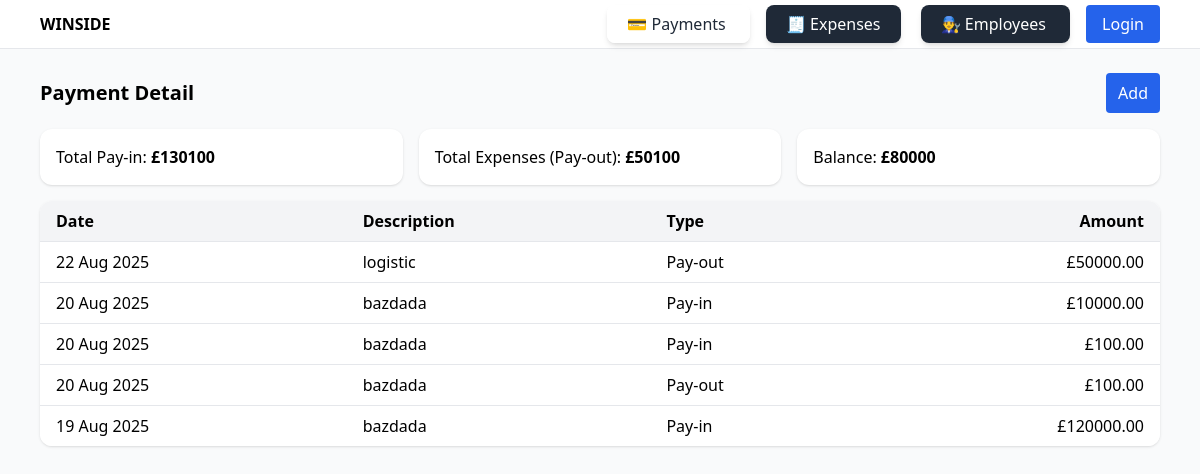
/payments/, run on an earlier commit of the app's database.
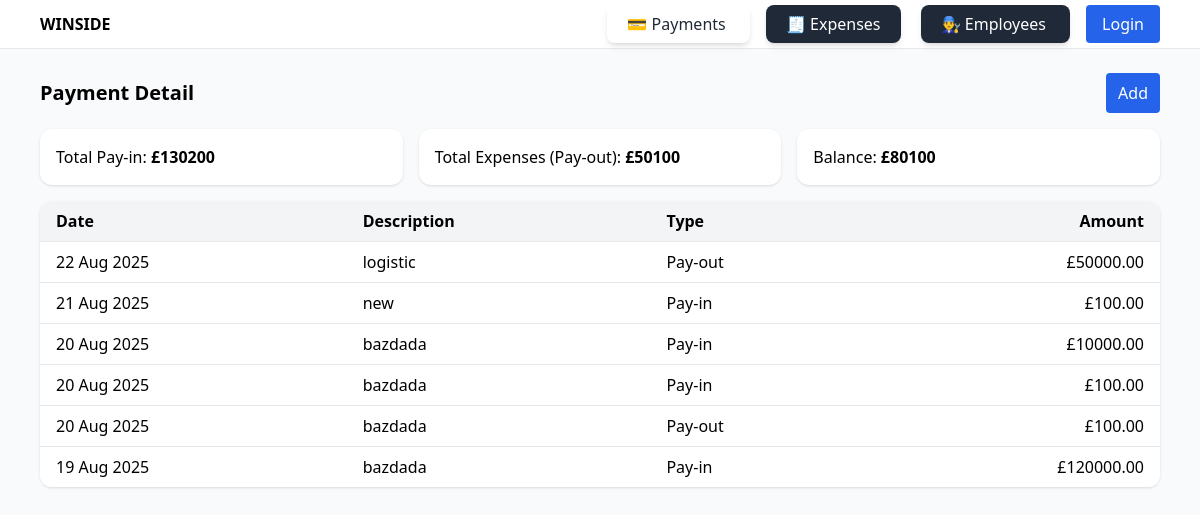
And on a later commit of the database.
### payments/models.py (models this page shows, shortened)
class Payment(models.Model):
    TYPE_CHOICES = [('IN','Pay-in'), ('OUT','Pay-out')]
    date = models.DateField()
    description = models.CharField(max_length=255)
    amount = models.DecimalField(max_digits=12, decimal_places=2)
    type = models.CharField(max_length=3, choices=TYPE_CHOICES, default='IN')
    class Meta: ordering = ['-date','-id']

### payments/views.py (the view)
# urls.py: path("", PaymentList.as_view(), name="list"),
class PaymentList(ListView):
    model = Payment
    template_name = 'payments/list.html'
    context_object_name = 'items'
    def get_context_data(self, **kwargs):
        ctx = super().get_context_data(**kwargs)
        payin = Payment.objects.filter(type='IN').aggregate(total=Sum('amount'))['total'] or 0
        payout = Payment.objects.filter(type='OUT').aggregate(total=Sum('amount'))['total'] or 0
        balance = payin - payout
        ctx.update({'total_payin': payin, 'total_payout': payout, 'balance': balance})
        return ctx

### payments/templates/payments/list.html (shortened to what this page needs)
{% extends 'base.html' %}
{% block content %}
<div class="flex items-center justify-between">
  <h1 class="text-xl font-semibold">Payment Detail</h1>
  <a href="{% url 'payments:create' %}" class="px-3 py-2 rounded bg-blue-600 text-white">Add</a>
</div>
<div class="grid grid-cols-1 md:grid-cols-3 gap-4 my-4">
  <div class="bg-white p-4 rounded-xl shadow">Total Pay-in: <strong>£{{ total_payin|default:0 }}</strong></div>
  <div class="bg-white p-4 rounded-xl shadow">Total Expenses (Pay-out): <strong>£{{ total_payout|default:0 }}</strong></div>
  <div class="bg-white p-4 rounded-xl shadow">Balance: <strong>£{{ balance|default:0 }}</strong></div>
</div>
<div class="bg-white rounded-xl shadow overflow-hidden">
  <table class="min-w-full divide-y">
    <thead class="bg-gray-100"><tr>
      <th class="px-4 py-2 text-left">Date</th>
      <th class="px-4 py-2 text-left">Description</th>
      <th class="px-4 py-2 text-left">Type</th>
      <th class="px-4 py-2 text-right">Amount</th>
    </tr></thead>
    <tbody class="divide-y">
    {% for i in items %}
      <tr class="bg-white">
        <td class="px-4 py-2">{{ i.date }}</td>
        <td class="px-4 py-2">{{ i.description }}</td>
        <td class="px-4 py-2">{{ i.get_type_display }}</td>
        <td class="px-4 py-2 text-right">£{{ i.amount }}</td>
      </tr>
    {% empty %}
      <tr><td colspan="4" class="px-4 py-6 text-center text-gray-500">No records yet.</td></tr>
    {% endfor %}
    </tbody>
  </table>
</div>
{% endblock %}

What changed in the data, as far as the page shows it:
added Payment: date "21 Aug 2025", description "new", type "Pay-in", amount "100.00"
Also different on the page:
{{ total_payin|default:0 }}: "130100" → "130200"
{{ balance|default:0 }}: "80000" → "80100"
